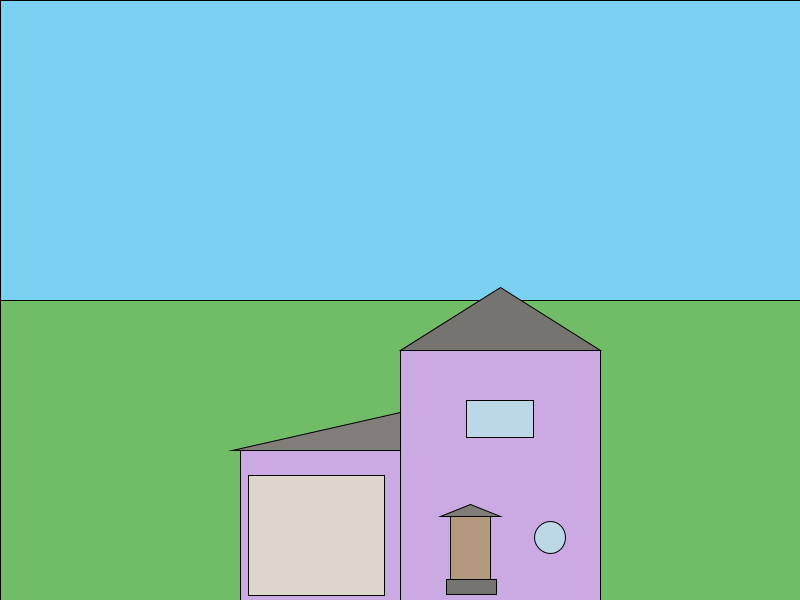
Frame 1 (no input)
Frame 60 (the mouse pressed at the canvas centre just before this capture): identical to frame 1, image omitted
Frame 120 (the mouse held since frame 60 and released just before this capture): identical to frame 1, image omitted

The Processing sketch that drew this single still picture (run headless with seeded random() and noise(); from frame 60 on, the mouse is pressed at the canvas centre):

// Processing sketch: processing_182097
// ── processing_182097.pde

float houseW=200;
  float houseH=houseW*1.25;

 float  houseX;
 float houseY;
 float doorH=houseH*.25;
 float doorW=houseW*.2;
 float doorX;
 float doorY;
 float porchstepH=doorH*.25;
 float porchstepW=doorW*1.25;
 float porchstepX;
 float porchstepY;
 float garageH=houseH*.6;
 float garageW=houseW*.8;
 float garageX;
 float garageY;
 float garagedoorH=garageH*.8;
 float garagedoorW=garageW*.85;
 float garagedoorX;
 float garagedoorY;
 float window1H=doorH*.6;
 float window1W=houseW/3;
 float window1X;
 float window1Y;
 float window2H=doorH/2;
 float window2W=window2H;
 float window2X;
 float window2Y;
 
void setup(){
  size(800,600);
  

 houseX= width - houseW*2; houseY=height-houseH;
  
  doorX= houseX+houseW/4; doorY=houseY+houseH/1.5;
  
porchstepX= houseX+houseW/4-doorW*.1; porchstepY=houseY+houseH/1.5+doorH;
  
  garageX=houseX-garageW; garageY=houseY+(houseH-garageH);

 garagedoorX=garageX+garageW*.05; garagedoorY=garageY+garageW*.16;

window1X=houseX+houseW/3; window1Y=houseY+houseH*.2;

window2X=houseX+houseW*.75; window2Y=houseY+houseH*.75;
}
 
  
 
   
void draw(){

  //background
  fill(#7AD1F2);
  rect(0,0,800,300);
  fill(#70BC67);
  rect(0,300,800,300);
  
  //house

fill(#CBA9E3);
  rect(houseX,houseY,houseW,houseH);
//door
fill(#B4997E);
  rect(doorX,doorY,doorW,doorH);
//roof
fill(#767471);
triangle(houseX,houseY,houseX+houseW/2,height-houseH*1.25,houseX+houseW,houseY);
//porchstep
fill(#767471);
rect(porchstepX,porchstepY,porchstepW,porchstepH);
//porchroof
fill(#817E7A);
triangle(doorX-doorW*.25,doorY,doorX+doorW*1.25,doorY,doorX+doorW/2,doorY-.2*doorH);
//garage
fill(#CBA9E3);
rect(garageX,garageY,garageW,garageH);
//garage roof
fill(#817E7A);
triangle(garageX-garageW*.05,garageY,garageX+garageW,garageY,garageX+garageW,garageY-garageH*.25);
//garage door
fill(#DED5CC);
rect(garagedoorX,garagedoorY,garagedoorW,garagedoorH);
//window1
fill(#BCD7E5);
rect(window1X,window1Y,window1W,window1H);
//window2
fill(#BCD7E5);
ellipse(window2X,window2Y,window2W,window2H);
}
